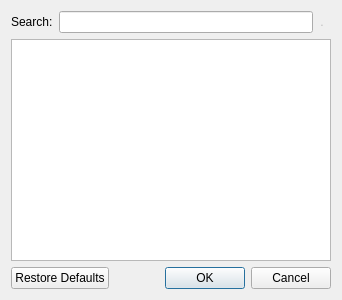
<?xml version="1.0" encoding="UTF-8"?>
<ui version="4.0">
 <class>qtActionManagerDialog</class>
 <widget class="QDialog" name="qtActionManagerDialog">
  <property name="geometry">
   <rect>
    <x>0</x>
    <y>0</y>
    <width>342</width>
    <height>300</height>
   </rect>
  </property>
  <property name="windowTitle">
   <string>Configure Shortcuts</string>
  </property>
  <layout class="QGridLayout" name="gridLayout">
   <item row="0" column="0">
    <widget class="QLabel" name="label">
     <property name="text">
      <string>Search:</string>
     </property>
    </widget>
   </item>
   <item row="0" column="1">
    <layout class="QHBoxLayout" name="horizontalLayout">
     <property name="spacing">
      <number>0</number>
     </property>
     <item>
      <widget class="QLineEdit" name="filter"/>
     </item>
     <item>
      <widget class="QToolButton" name="clearFilter">
       <property name="enabled">
        <bool>false</bool>
       </property>
       <property name="text">
        <string>.</string>
       </property>
       <property name="autoRaise">
        <bool>true</bool>
       </property>
      </widget>
     </item>
    </layout>
   </item>
   <item row="1" column="0" colspan="2">
    <widget class="QTreeView" name="shortcuts">
     <property name="alternatingRowColors">
      <bool>true</bool>
     </property>
     <property name="sortingEnabled">
      <bool>true</bool>
     </property>
     <property name="allColumnsShowFocus">
      <bool>true</bool>
     </property>
    </widget>
   </item>
   <item row="2" column="0" colspan="2">
    <widget class="QDialogButtonBox" name="buttonBox">
     <property name="orientation">
      <enum>Qt::Horizontal</enum>
     </property>
     <property name="standardButtons">
      <set>QDialogButtonBox::Cancel|QDialogButtonBox::Ok|QDialogButtonBox::RestoreDefaults</set>
     </property>
    </widget>
   </item>
  </layout>
 </widget>
 <resources/>
 <connections>
  <connection>
   <sender>buttonBox</sender>
   <signal>accepted()</signal>
   <receiver>qtActionManagerDialog</receiver>
   <slot>accept()</slot>
   <hints>
    <hint type="sourcelabel">
     <x>248</x>
     <y>254</y>
    </hint>
    <hint type="destinationlabel">
     <x>157</x>
     <y>274</y>
    </hint>
   </hints>
  </connection>
  <connection>
   <sender>buttonBox</sender>
   <signal>rejected()</signal>
   <receiver>qtActionManagerDialog</receiver>
   <slot>reject()</slot>
   <hints>
    <hint type="sourcelabel">
     <x>316</x>
     <y>260</y>
    </hint>
    <hint type="destinationlabel">
     <x>286</x>
     <y>274</y>
    </hint>
   </hints>
  </connection>
  <connection>
   <sender>clearFilter</sender>
   <signal>clicked()</signal>
   <receiver>filter</receiver>
   <slot>clear()</slot>
   <hints>
    <hint type="sourcelabel">
     <x>375</x>
     <y>18</y>
    </hint>
    <hint type="destinationlabel">
     <x>200</x>
     <y>18</y>
    </hint>
   </hints>
  </connection>
 </connections>
</ui>
